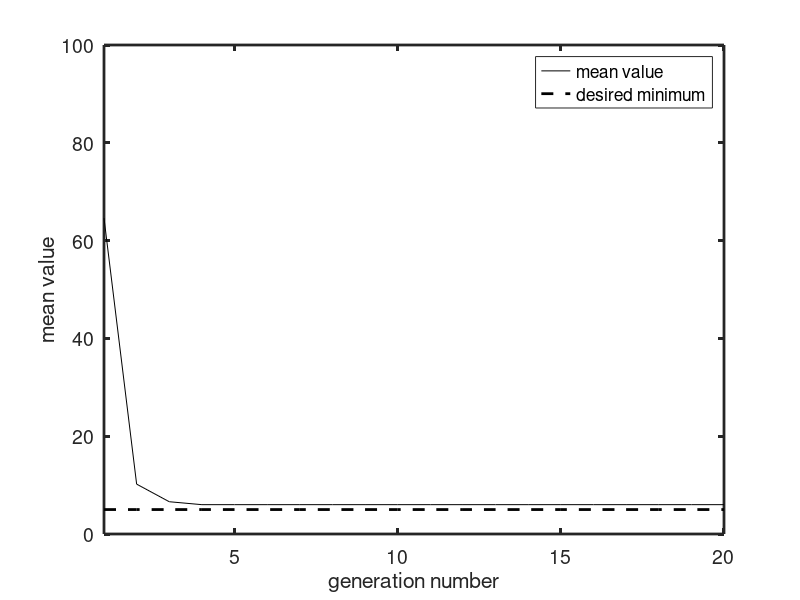

The MATLAB source for this figure:
% gaMinimum.m
% this script uses the genetic algorithm with binary chromosomes
% to find the minimum of a function

popSize=5; % set the population size
pow=fliplr(0:popSize-1); % set powers for decoding
pw2=2.^pow'; % find powers of two for decoding genes
POP=rand(popSize)>0.5; % randomize initial population
chromL=5; % set length of each chromosome
numGen=20; % set the number of generations
muRate=0; % set the mutation rate
meanVal=zeros(1,numGen); % set value hold vector

for gen=1:numGen; % for each generation
    dec=(POP*pw2)'; % convert the binary chromosomes to decimal numbers
    val=dec.^2-30*dec+230; % find value of function for each chromosome
    meanVal(gen)=mean(val); % find and store mean value for generation
    if numGen==gen, break; end % do not change last generation
    normVal=val./sum(val); % normalize the values for each chromosome
    ranVec=rand(1,popSize); % generate a vector of random numbers
    normRan=ranVec./sum(ranVec); % normalize the random vector
    pertVal=normVal+normRan; % randomly perturb values for chromosomes
    [theVals,index]=sort(pertVal); % sort chromosomes by perturbed value
    dad=POP(index(1),:); % dad has smallest perturbed value
    mom=POP(index(2),:); % mom has next smallest value
    coSite=ceil(rand*chromL); % choose a random crossover site
    son=[dad(1:coSite) mom(coSite+1:chromL)]; % generate son
    dtr=[mom(1:coSite) dad(coSite+1:chromL)]; % generate daughter
    POP(index(popSize),:)=son; % replace least fit by son
    POP(index(popSize-1),:)=dtr; % replace next least fit by dtr
    MUMX=rand(popSize)<muRate; % generate random mutation matrix
    POP=abs(POP-MUMX); % mutate the chromosomes
end % end loop over generations


% show population, the decimal value encoded by each chromosome, 
% and the value of each funciton
POP
dec
val

% plot the mean value over the generations
gens=1:numGen;
dmin=5*ones(1,numGen);
clf
plot(gens,meanVal,'k',gens,dmin,'k--','linewidth',2)
axis([1 numGen 0 100])
legend('mean value','desired minimum')
xlabel('generation number','fontsize',14)
ylabel('mean value','fontsize',14)
set(gca,'linewidth',2)
set(gca,'fontsize',14)


      
      
      



